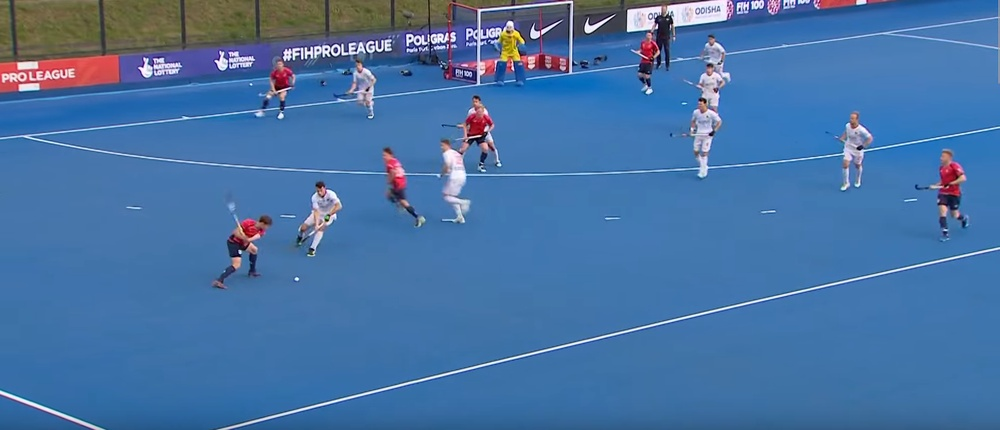
#> input picture ai/test2.jpg, 1000 x 430 px, shrunk from 1915 x 823 before the run
$ python -i sobel.py   (imports and definitions only)   (older library calls are emulated)
#> lines starting #> are read from the running program, lines starting #| are printed output that depends on the picture
#> further down, picture is the input picture: shape (430, 1000, 3); mean B, G, R 163.5, 114.6, 72
import cv2
import numpy as np


def sobel(image):
    i = cv2.cvtColor(image, cv2.COLOR_BGR2GRAY)
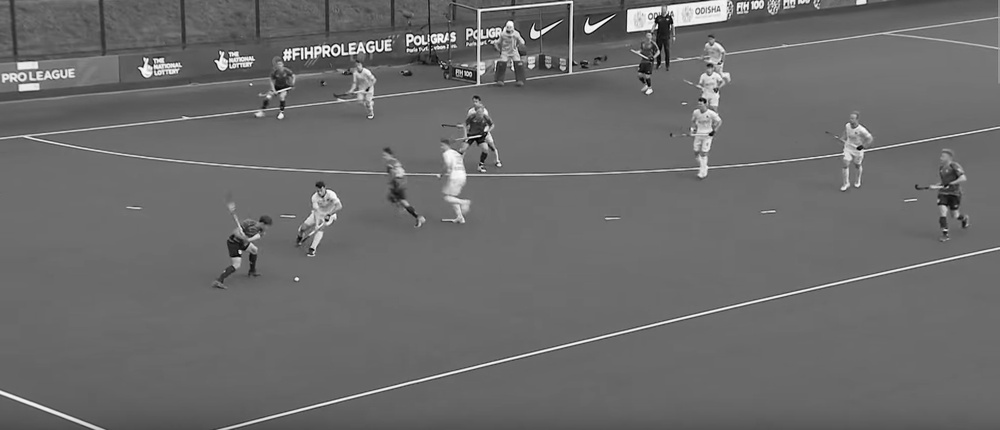
#> i: shape (430, 1000); min 1, max 254, mean 107.4
    sobelx = cv2.Sobel(i, cv2.CV_64F, 1, 0, ksize=1)
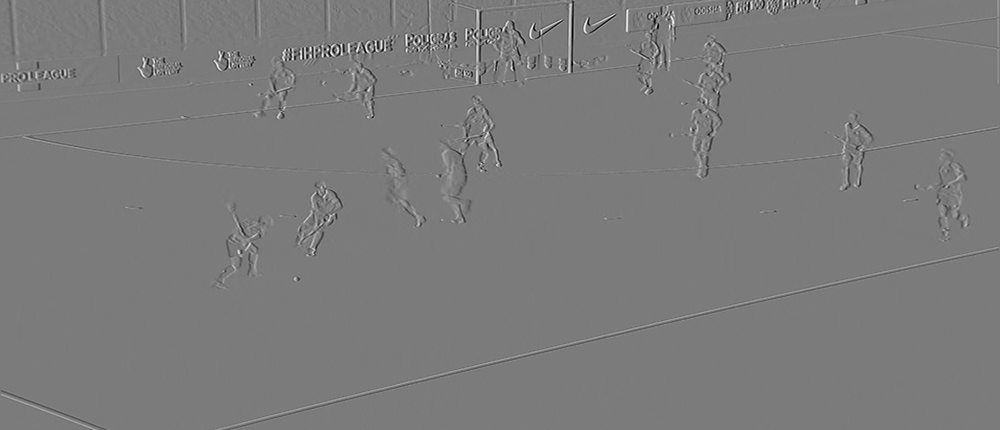
#> sobelx: shape (430, 1000) float64; min -233, max 248, mean 0; drawn with min black and max white
    sobely = cv2.Sobel(i, cv2.CV_64F, 0, 1, ksize=1)
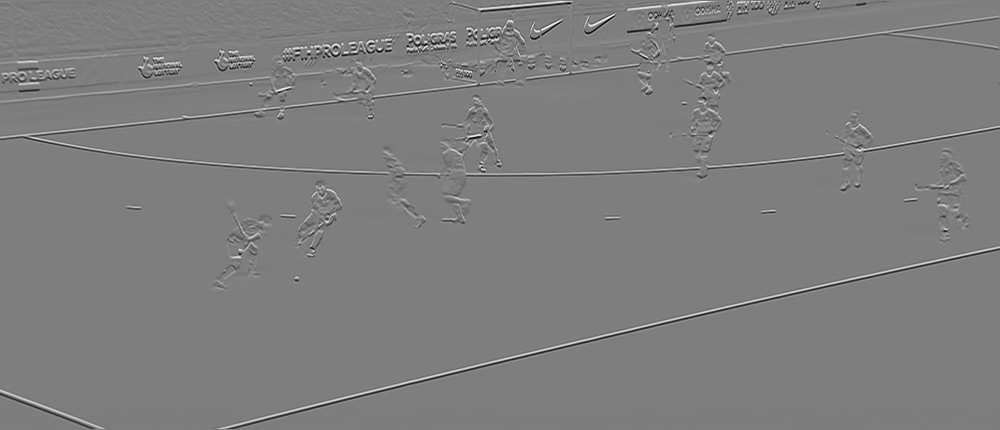
#> sobely: shape (430, 1000) float64; min -246, max 250, mean -0.1; drawn with min black and max white

    gradient_magnitude = cv2.magnitude(sobelx, sobely)
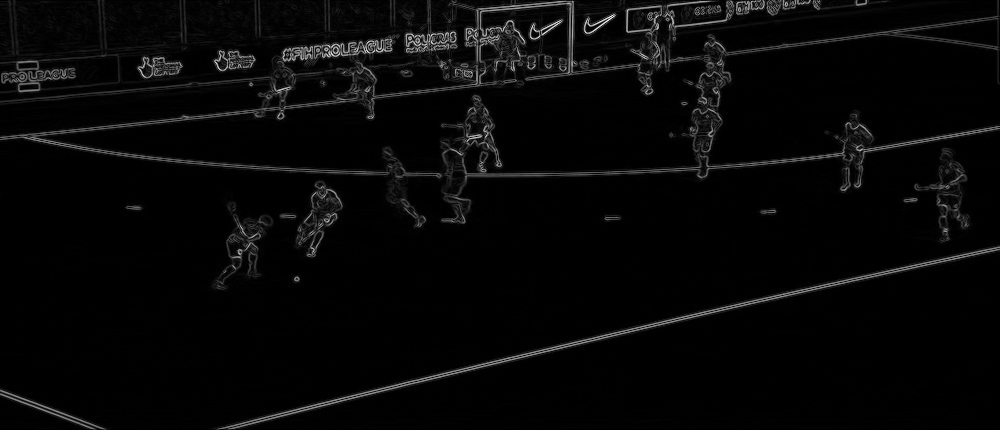
#> gradient_magnitude: shape (430, 1000) float64; min 0, max 328.7, mean 9.7; drawn with min black and max white
    # Normalize to the range [0, 255] and convert to uint8
    gradient_magnitude = cv2.normalize(gradient_magnitude, None, 0, 255, cv2.NORM_MINMAX)
    gradient_magnitude = np.uint8(gradient_magnitude)

    _, binary_image = cv2.threshold(gradient_magnitude, 0, 255, cv2.THRESH_BINARY + cv2.THRESH_OTSU)
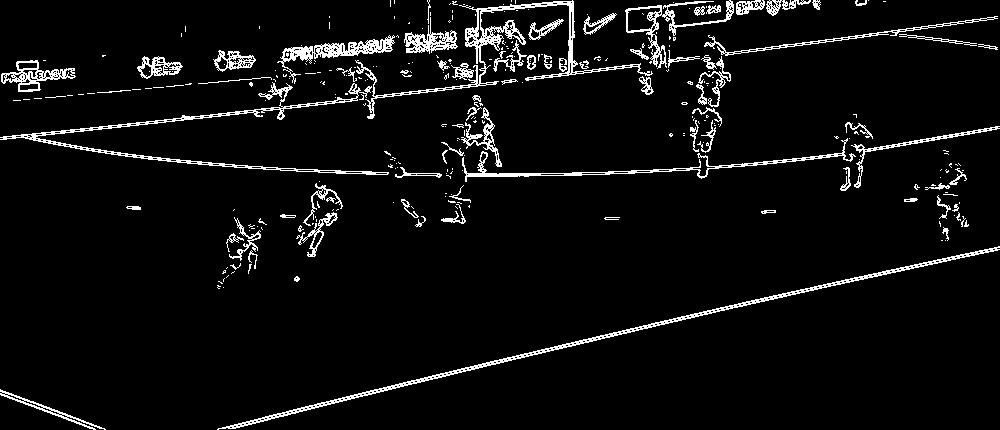
#> binary_image: shape (430, 1000); 5.3% white in thin lines or dots

    return binary_image

>>> import cv2
>>> picture = cv2.imread('test2.jpg')
>>> result = sobel(picture)
